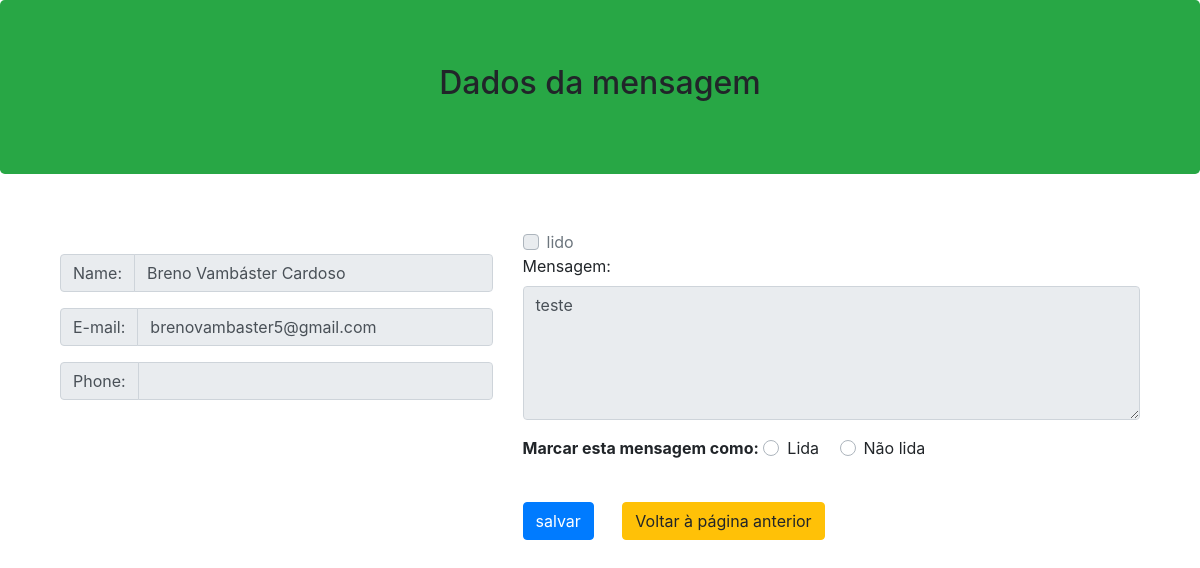
Screenshot of /user/verSolicitacao.php?id=1 with the database file from the repository.
### tables this page shows
CREATE TABLE `solicita` (
  `IdSol` int(11) NOT NULL,
  `Nome` varchar(60) NOT NULL,
  `DataSol` date NOT NULL,
  `texto` varchar(350) NOT NULL,
  `EmailSol` varchar(50) NOT NULL,
  `statusSol` varchar(20) NOT NULL
);

### user/verSolicitacao.php (the view, shortened to what this page needs)
<!DOCTYPE html>
<head>
    <link rel="stylesheet" href="https://stackpath.bootstrapcdn.com/bootstrap/4.3.1/css/bootstrap.min.css">
</head>
<html>
<body>
    <div class=" jumbotron bg-success">
        <h2 class="text-center"> Dados da mensagem<h2>
    </div>
    <div class="container row mx-auto">
        <div class="form-group col-md-5 mt-5">
            <?php
            require_once('../00 - BD/bd_conexao.php');
            $id = $_GET['id'];
            $sql = "SELECT * FROM solicita where IdSol = $id";
            $result = $con->query($sql) or die("Erro ao se conectar com o Banco.");
            $infoSolicitacao = mysqli_fetch_object($result);
            ?>
            <div class="input-group mb-3">
                <div class="input-group-prepend">
                    <span class="input-group-text" id="basic-addon1">Name:</span>
                </div>
                <input type="text" class="form-control form-group " id="#" name="nome" value="<?php echo $infoSolicitacao->Nome; ?>   " disabled></input>
            </div>
            <div class="input-group mb-3">
                <div class="input-group-prepend">
                    <span class="input-group-text" id="basic-addon1">E-mail:</span>
                </div>
                <input type="text" class="form-control form-group" id="#" name="email" value="<?php echo $infoSolicitacao->EmailSol; ?>" disabled></input>
            </div>
            <div class="input-group mb-3">
                <div class=" input-group-prepend">
                    <span class="input-group-text" id="basic-addon1"> Phone:</span>
                </div>
                <input type="text" class="form-control  form-group" id="#" name="telefone" value="<?php echo $infoSolicitacao->Fone; ?>" disabled></input>
            </div>
        </div>
        <div class="form-group col-md-7 mt-4">
            <div class="custom-control custom-checkbox">
                <label class="custom-control-label" for="customCheck1">lido</label>
            </div>
            <div class="form-group">
                <label for="exampleFormControlTextarea1">Mensagem:</label>
                <textarea class="form-control" id="exampleFormControlTextarea1" rows="5" disabled><?php echo $infoSolicitacao->texto; ?></textarea>
            </div>
            <form method="GET" action="statusLeitura.php">
                <b>Marcar esta mensagem como:</b>
                <div class="custom-control custom-radio custom-control-inline">
                    <label for="op1" class="custom-control-label">Lida</label>
                </div>
                <div class="custom-control custom-radio custom-control-inline">
                    <label for="op2" class="custom-control-label">Não lida</label>
                </div>
                <div>
                    <input style="color:white; " class="form-control mb-1 col-1 border border-white" type="numbFer" name="identificador" value="<?php echo $infoSolicitacao->IdSol; ?>">
                </div>
                <input type="submit" name="botao" value="salvar" class="btn btn-primary">
                <a href="solicitacoes.php" class="btn ml-4 btn-warning">Voltar à página anterior</a>
            </form>
        </div>
    </div>
</body>
</html>

### rows the page displays
solicita: nome "Breno Vambáster Cardoso", email "brenovambaster5@gmail.com", texto "teste", identificador "1"
